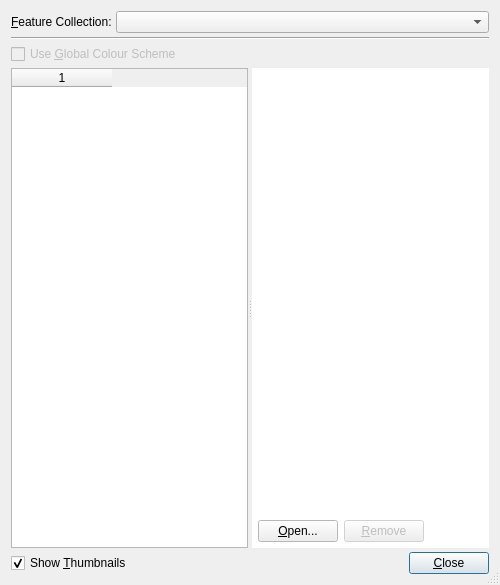
<ui version="4.0" >
 <class>ColouringDialog</class>
 <widget class="QDialog" name="ColouringDialog" >
  <property name="geometry" >
   <rect>
    <x>0</x>
    <y>0</y>
    <width>500</width>
    <height>585</height>
   </rect>
  </property>
  <property name="minimumSize" >
   <size>
    <width>340</width>
    <height>340</height>
   </size>
  </property>
  <property name="windowTitle" >
   <string>Manage Colouring</string>
  </property>
  <property name="sizeGripEnabled" >
   <bool>true</bool>
  </property>
  <layout class="QVBoxLayout" name="verticalLayout_2" >
   <property name="spacing" >
    <number>4</number>
   </property>
   <item>
    <layout class="QHBoxLayout" name="horizontalLayout_5" >
     <item>
      <widget class="QLabel" name="feature_collections_label" >
       <property name="text" >
        <string>&amp;Feature Collection:</string>
       </property>
       <property name="buddy" >
        <cstring>feature_collections_combobox</cstring>
       </property>
      </widget>
     </item>
     <item>
      <widget class="QComboBox" name="feature_collections_combobox" >
       <property name="sizePolicy" >
        <sizepolicy vsizetype="Fixed" hsizetype="Expanding" >
         <horstretch>0</horstretch>
         <verstretch>0</verstretch>
        </sizepolicy>
       </property>
      </widget>
     </item>
    </layout>
   </item>
   <item>
    <widget class="Line" name="line" >
     <property name="orientation" >
      <enum>Qt::Horizontal</enum>
     </property>
    </widget>
   </item>
   <item>
    <layout class="QHBoxLayout" name="horizontalLayout_2" >
     <item>
      <widget class="QCheckBox" name="use_global_checkbox" >
       <property name="enabled" >
        <bool>false</bool>
       </property>
       <property name="text" >
        <string>Use &amp;Global Colour Scheme</string>
       </property>
      </widget>
     </item>
     <item>
      <spacer name="horizontalSpacer_2" >
       <property name="orientation" >
        <enum>Qt::Horizontal</enum>
       </property>
       <property name="sizeHint" stdset="0" >
        <size>
         <width>40</width>
         <height>20</height>
        </size>
       </property>
      </spacer>
     </item>
    </layout>
   </item>
   <item>
    <widget class="QSplitter" name="splitter" >
     <property name="sizePolicy" >
      <sizepolicy vsizetype="Expanding" hsizetype="Expanding" >
       <horstretch>0</horstretch>
       <verstretch>0</verstretch>
      </sizepolicy>
     </property>
     <property name="orientation" >
      <enum>Qt::Horizontal</enum>
     </property>
     <widget class="QTableWidget" name="categories_table" >
      <property name="minimumSize" >
       <size>
        <width>120</width>
        <height>0</height>
       </size>
      </property>
      <property name="tabKeyNavigation" >
       <bool>false</bool>
      </property>
      <property name="selectionMode" >
       <enum>QAbstractItemView::SingleSelection</enum>
      </property>
      <property name="selectionBehavior" >
       <enum>QAbstractItemView::SelectRows</enum>
      </property>
      <property name="horizontalScrollMode" >
       <enum>QAbstractItemView::ScrollPerItem</enum>
      </property>
      <property name="gridStyle" >
       <enum>Qt::NoPen</enum>
      </property>
      <property name="columnCount" >
       <number>1</number>
      </property>
      <column/>
     </widget>
     <widget class="QFrame" name="frame" >
      <property name="palette" >
       <palette>
        <active>
         <colorrole role="Base" >
          <brush brushstyle="SolidPattern" >
           <color alpha="255" >
            <red>255</red>
            <green>255</green>
            <blue>255</blue>
           </color>
          </brush>
         </colorrole>
         <colorrole role="Window" >
          <brush brushstyle="SolidPattern" >
           <color alpha="255" >
            <red>255</red>
            <green>255</green>
            <blue>255</blue>
           </color>
          </brush>
         </colorrole>
        </active>
        <inactive>
         <colorrole role="Base" >
          <brush brushstyle="SolidPattern" >
           <color alpha="255" >
            <red>255</red>
            <green>255</green>
            <blue>255</blue>
           </color>
          </brush>
         </colorrole>
         <colorrole role="Window" >
          <brush brushstyle="SolidPattern" >
           <color alpha="255" >
            <red>255</red>
            <green>255</green>
            <blue>255</blue>
           </color>
          </brush>
         </colorrole>
        </inactive>
        <disabled>
         <colorrole role="Base" >
          <brush brushstyle="SolidPattern" >
           <color alpha="255" >
            <red>255</red>
            <green>255</green>
            <blue>255</blue>
           </color>
          </brush>
         </colorrole>
         <colorrole role="Window" >
          <brush brushstyle="SolidPattern" >
           <color alpha="255" >
            <red>255</red>
            <green>255</green>
            <blue>255</blue>
           </color>
          </brush>
         </colorrole>
        </disabled>
       </palette>
      </property>
      <property name="autoFillBackground" >
       <bool>true</bool>
      </property>
      <property name="frameShape" >
       <enum>QFrame::NoFrame</enum>
      </property>
      <property name="frameShadow" >
       <enum>QFrame::Sunken</enum>
      </property>
      <layout class="QVBoxLayout" name="verticalLayout" >
       <property name="spacing" >
        <number>0</number>
       </property>
       <property name="margin" >
        <number>0</number>
       </property>
       <item>
        <widget class="QListWidget" name="colour_schemes_list" >
         <property name="frameShape" >
          <enum>QFrame::NoFrame</enum>
         </property>
        </widget>
       </item>
       <item>
        <widget class="QWidget" native="1" name="widget" >
         <layout class="QHBoxLayout" name="horizontalLayout_4" >
          <property name="margin" >
           <number>6</number>
          </property>
          <item>
           <layout class="QHBoxLayout" name="horizontalLayout_3" >
            <item>
             <widget class="QPushButton" name="open_button" >
              <property name="text" >
               <string>&amp;Open...</string>
              </property>
             </widget>
            </item>
            <item>
             <widget class="QPushButton" name="remove_button" >
              <property name="enabled" >
               <bool>false</bool>
              </property>
              <property name="text" >
               <string>&amp;Remove</string>
              </property>
             </widget>
            </item>
            <item>
             <spacer name="horizontalSpacer_3" >
              <property name="orientation" >
               <enum>Qt::Horizontal</enum>
              </property>
              <property name="sizeHint" stdset="0" >
               <size>
                <width>40</width>
                <height>20</height>
               </size>
              </property>
             </spacer>
            </item>
           </layout>
          </item>
         </layout>
        </widget>
       </item>
      </layout>
     </widget>
    </widget>
   </item>
   <item>
    <layout class="QHBoxLayout" name="horizontalLayout" >
     <item>
      <widget class="QCheckBox" name="show_thumbnails_checkbox" >
       <property name="text" >
        <string>Show &amp;Thumbnails</string>
       </property>
       <property name="checked" >
        <bool>true</bool>
       </property>
      </widget>
     </item>
     <item>
      <spacer name="horizontalSpacer" >
       <property name="orientation" >
        <enum>Qt::Horizontal</enum>
       </property>
       <property name="sizeHint" stdset="0" >
        <size>
         <width>501</width>
         <height>17</height>
        </size>
       </property>
      </spacer>
     </item>
     <item>
      <widget class="QPushButton" name="close_button" >
       <property name="text" >
        <string>&amp;Close</string>
       </property>
       <property name="default" >
        <bool>true</bool>
       </property>
      </widget>
     </item>
    </layout>
   </item>
  </layout>
 </widget>
 <resources/>
 <connections/>
</ui>
